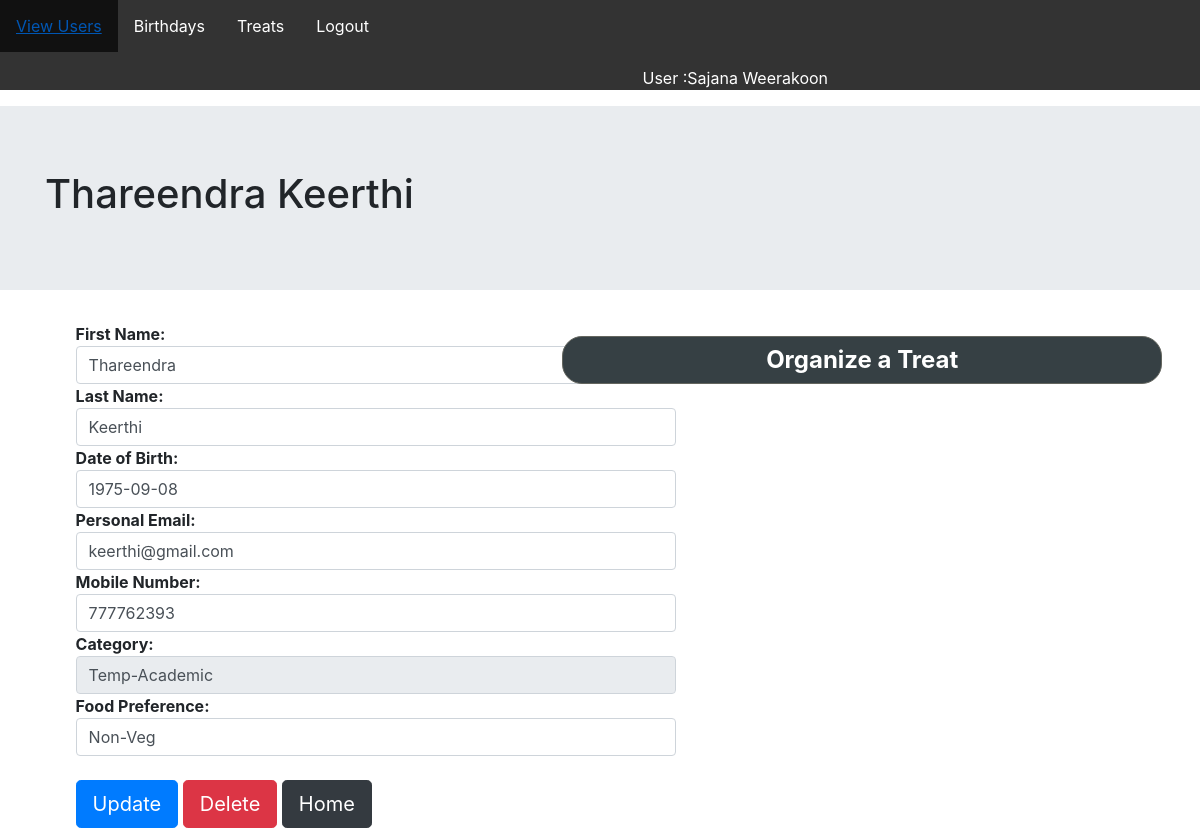
Screenshot of /userprofile.php?userid=4 (signed in) with the database file from the repository.
### tables this page shows
CREATE TABLE IF NOT EXISTS `userdetails` (
  `user_id` int(50) NOT NULL AUTO_INCREMENT,
  `fname` varchar(50) NOT NULL,
  `lname` varchar(50) NOT NULL,
  `pname` varchar(50) NOT NULL,
  `DOB` date NOT NULL,
  `oemail` varchar(50) DEFAULT NULL,
  `pemail` varchar(50) NOT NULL,
  `mobile` int(10) NOT NULL,
  `facebook` varchar(50) DEFAULT NULL,
  `designation` varchar(50) DEFAULT NULL,
  `category` varchar(50) NOT NULL,
  `NIC` varchar(50) NOT NULL,
  `indexNO` varchar(50) DEFAULT NULL,
  `food` varchar(50) NOT NULL,
  `note` varchar(250) DEFAULT NULL,
  PRIMARY KEY (`user_id`)
);

### userprofile.php (the view, shortened to what this page needs)
<?php
require_once("navbar.php");
    $userId = $_GET['userid'];
    $con = mysqli_connect('localhost', 'root', '', 'birthday');
      $query = "SELECT * FROM userdetails WHERE user_id='$userId'";
      $result = mysqli_query($con, $query);
      $row = mysqli_fetch_assoc($result);
      $fname = $row['fname'];
      $lname = $row['lname'];
      $dob = $row['DOB'];
      $pEmail = $row['pemail'];
      $mobile = $row['mobile'];
      $category = $row['category'];
      $food = $row['food'];
      $fullName = $fname." ".$lname;
?>
<!DOCTYPE html>
<html lang="en">
<head>
    <link rel="stylesheet" href="https://stackpath.bootstrapcdn.com/bootstrap/4.3.1/css/bootstrap.min.css"
>
    <link rel="stylesheet" href="./css/style.css">
</head>
<body>
<?php
  require_once("navbar.php");
  ?>
    <div class="jumbotron jumbotron-fluid">
        <div class="container">
            <h1><?php echo $fullName?></h1>
        </div>
    </div>
    <div style="width: 600px; margin-left: 2cm">
        <form method="post" action="#">
            <strong>First Name: </strong><input type="text" name="fName" class="form-control form-control"
                value="<?php echo $fname ?>">
            <strong>Last Name: </strong><input type="text" name="lName" class="form-control form-control"
                value="<?php echo $lname ?>">
            <strong>Date of Birth: </strong><input type="text" name="dob" class="form-control form-control"
                value="<?php echo $dob ?>">
            <strong>Personal Email: </strong><input type="text" name="pEmail" class="form-control form-control"
                value="<?php echo $pEmail ?>">
            <strong>Mobile Number: </strong><input type="text" name="mobile" class="form-control form-control"
                value="<?php echo $mobile ?>">
            <strong>Category: </strong><input type="text" name="category" class="form-control form-control" readonly
                value="<?php echo $category ?>">
            <strong>Food Preference: </strong><input type="text" name="food" class="form-control form-control"
                value="<?php echo $food ?>"><br>
            <button type="submit" class="btn btn-primary btn-lg" name="update">Update</button>
            <button type="submit" class="btn btn-danger btn-lg" name="delete">Delete</button>
            <a href="viewbirthdays.php" class="btn btn-dark btn-lg" role="button">Home</a>
        </form>
    </div>
    <div id="flip" style="width: 600px; float: right; margin-top: -13cm"><span id="treat">Organize a
            Treat</span></div>
</body>
</html>

### css/style.css (style rules this page uses)
#panel, #flip { padding: 5px; text-align: center; background-color: #364044; border: solid 1px #64665f; border-radius: 20px; margin-right: 1cm; }
#treat { color: rgb(255, 255, 255); font-weight: bolder; font-size: 24px; }

### rows the page displays
userdetails: fullName "Thareendra Keerthi", fName "Thareendra", lName "Keerthi", dob "1975-09-08", pEmail "keerthi@gmail.com", mobile "777762393", category "Temp-Academic", food "Non-Veg"

### other values shown
$user "Sajana Weerakoon"
